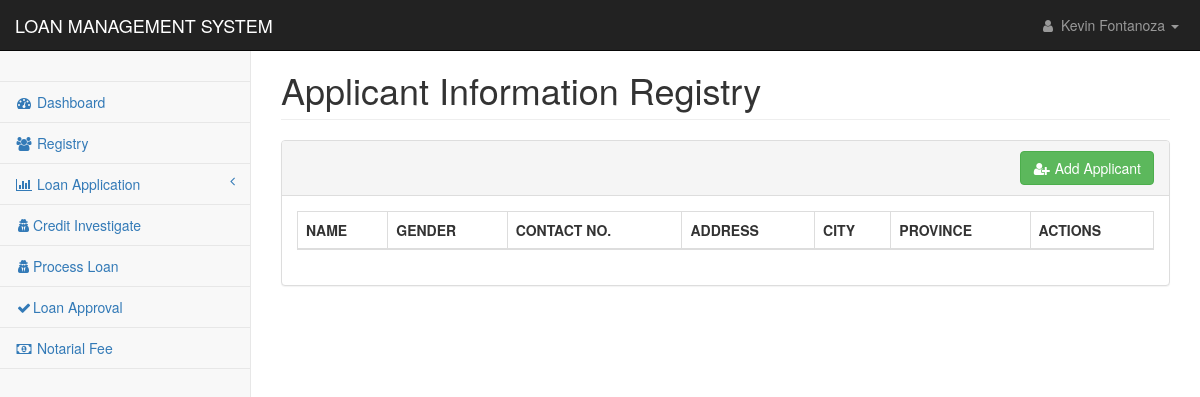
Page /pages/reg_applicant.php (signed in) on the earlier database version.
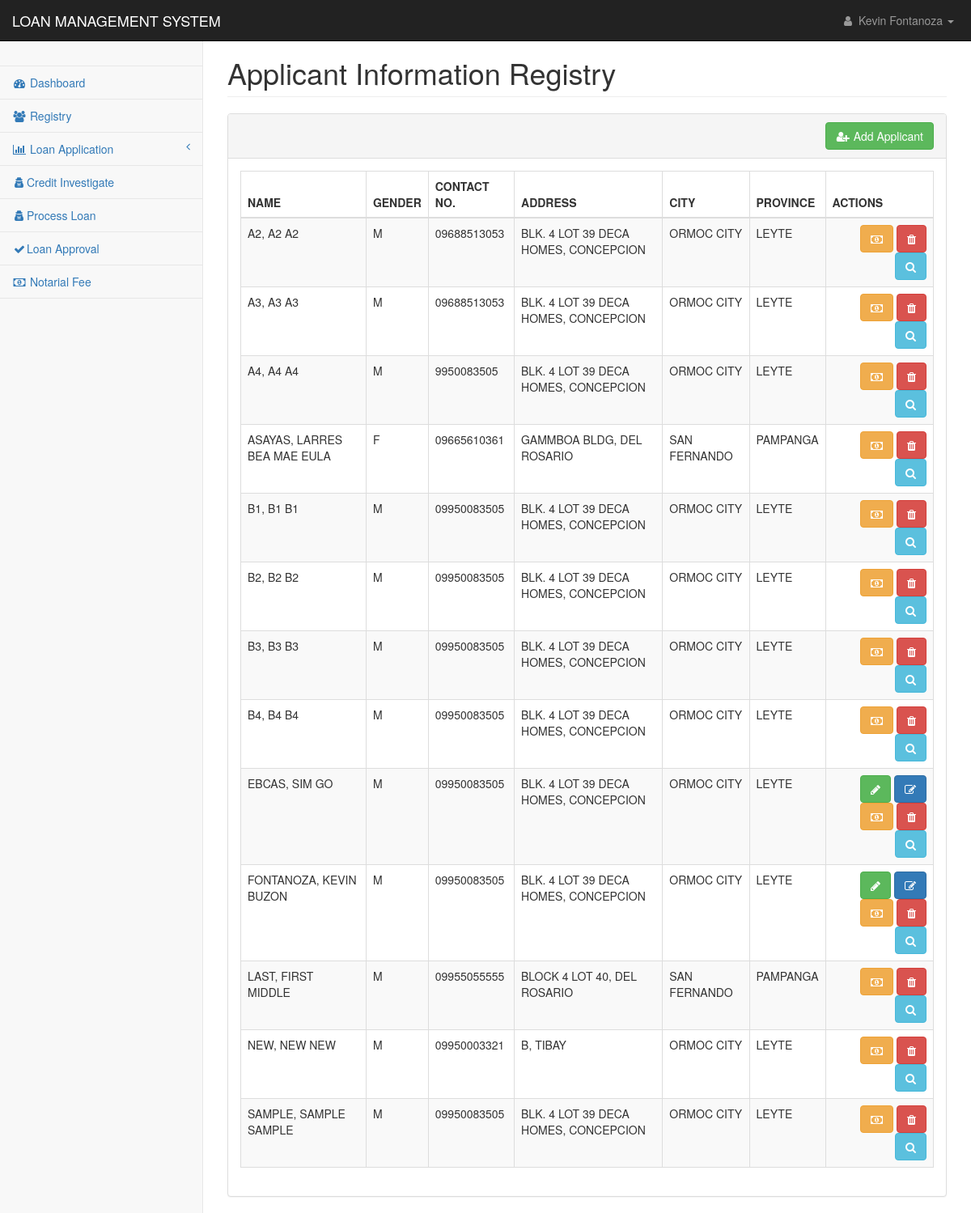
Same page on the later database version.
### tables this page shows
CREATE TABLE `clients` (
  `client_id` int(11) NOT NULL,
  `first_name` text NOT NULL,
  `middle_name` text NOT NULL,
  `last_name` text NOT NULL,
  `suffix` varchar(20) NOT NULL,
  `gender` varchar(7) NOT NULL,
  `dob` date NOT NULL,
  `pob` text NOT NULL,
  `mobile` text NOT NULL,
  `street` text NOT NULL,
  `brgy` text NOT NULL,
  `city` text NOT NULL,
  `province` text NOT NULL,
  `zipcode` int(11) NOT NULL,
  `res_status` text NOT NULL,
  `yrs_res` int(11) NOT NULL,
  `status` int(11) NOT NULL,
  `date_encoded` datetime NOT NULL DEFAULT current_timestamp()
);

### pages/mvc/controller/class-autoload.cont.php (called while the page is built, shortened)
<?php
function myAutoLoader($className){
    $url = $_SERVER['HTTP_HOST'].$_SERVER['REQUEST_URI'];
    if(strpos($url, 'controller') !== false){
        $path = "../model/";
    }else{
        $path = "mvc/model/";
    }
    $extension = ".mod.php";
    $fullPath = $path . $className . $extension;
}

### pages/mvc/model/dbcon.mod.php (called while the page is built)
<?php
Class DbCon {
	Private $host = "localhost";
	Private $user = "root";
	Private $pwd = "";
	Private $dbName = "amigo";
	Protected function connect(){
		$dsn = 'mysql:host=' . $this->host . ';dbname=' . $this->dbName;
		$pdo = new PDO($dsn, $this->user, $this->pwd);
		$pdo->setAttribute(PDO::ATTR_DEFAULT_FETCH_MODE, PDO::FETCH_ASSOC);
		return $pdo;
    }
}

### pages/mvc/model/loan.mod.php (called while the page is built, shortened)
<?php
class Loan extends DbCon {
    private $clientID;
    public $contractNo;
    public function __construct(String $id){
        $sql = "SELECT e_status, other_source, monthly_salary FROM applicants_work WHERE applicant_code= ?";
        $stmt = $this->connect()->prepare($sql);
        $stmt->execute([$id]);
        $result = $stmt->fetch();
        $this->clientID = $id;
        $this->incomeSourceFlag = $result['other_source']??null;
        $this->monthlyNetSal = $result['monthly_salary']??null;
        if($this->incomeSourceFlag > 0 ){
            $this->clientSukli = Statics::$ATWOAFOURSUKLI;
            $this->incomeEarning = 'Multiple';
        }else{
            $this->clientSukli = Statics::$AONEATHREESUKLI;
        }
        $this->getBorrowingCount();
        $this->getBorrowingCount();
        $this->getBorrowingSum();
        $this->getSukli();
        $this->getBorrowCount();
        $this->getRenewalBasesInfo();
        $this->getOutstandingBalance();
        $this->getNotarialFee();
    }
    public function getSukli(){
        $sql = "SELECT SUM(monthly_amortization) FROM loan_applications WHERE paid=0 AND client_id=?";
        $stmt = $this->connect()->prepare($sql);
        $stmt->execute([$this->clientID]);
        $result = $stmt->fetchColumn();
    }
    public function getBorrowingCount(){
        $sql = "SELECT COUNT(client_id) FROM loan_applications WHERE paid=1 AND client_id=?";
        $stmt = $this->connect()->prepare($sql);
        $stmt->execute([$this->clientID]);
        $result = $stmt->fetchColumn();
    }
    public function getBorrowCount(){
        $sql = "SELECT COUNT(client_id) FROM loan_applications WHERE client_id=?";
        $stmt = $this->connect()->prepare($sql);
        $stmt->execute([$this->clientID]);
        $result = $stmt->fetchColumn();
    }
    public function getBorrowingSum(){
        $sql = "SELECT SUM(monthly_amortization) FROM loan_applications WHERE paid=0 AND client_id=?";
        $stmt = $this->connect()->prepare($sql);
        $stmt->execute([$this->clientID]);
        $result = $stmt->fetchColumn();
    }
    public function getNotarialFee(){
        $sql = "SELECT notarial_fee FROM fees WHERE notarial_id = ?";
        $stmt = $this->connect()->prepare($sql);
        $stmt->execute([1]);
    }
    public function getRenewalBasesInfo(){
        $sql = "SELECT contract_no, loan_amount FROM loan_applications WHERE paid=0 AND client_id = ?";
        $stmt = $this->connect()->prepare($sql);
        $stmt->execute([$this->clientID]);
        $result = $stmt->fetch();
        $this->contractNo = $result['contract_no']??null;
        $this->recLoanAmount = $result['loan_amount']??null;
    }
    public function getOutstandingBalance(){
        $sql = "SELECT SUM(amount) FROM payments WHERE contract_no = ?";
        $stmt = $this->connect()->prepare($sql);
        $stmt->execute([$this->contractNo]);
        $result = $stmt->fetchColumn();
    }
}

### pages/reg_applicant.php (the view, shortened to what the rows shown need)
<?php
include('../config/conn.php');
include 'mvc/controller/class-autoload.cont.php';
?>
<!DOCTYPE html>
<html lang="en">
    <head>
        <link href="../css/bootstrap.min.css" rel="stylesheet">
        <link href="../css/metisMenu.min.css" rel="stylesheet">
        <link href="../css/dataTables/dataTables.bootstrap.css" rel="stylesheet">
        <link href="../css/dataTables/dataTables.responsive.css" rel="stylesheet">
        <link href="../css/startmin.css" rel="stylesheet">
        <link href="../css/font-awesome.min.css" rel="stylesheet" type="text/css">
    </head>
    <body>
        <div id="wrapper">
            <div id="page-wrapper">
                <div class="container-fluid">
                    <div class="row">
                        <div class="col-lg-12">
                            <h1 class="page-header">Applicant Information Registry</h1>
                        </div>
                    </div>
                    <div class="row">
                        <div class="col-lg-12">
                            <div class="panel panel-default">
                                <div class="panel-body">
                                    <div class="table-responsive">
                                        <table class="table table-striped table-bordered table-hover" id="dataTables-example">
                                            <thead>
                                                <tr>
                                                    <th>NAME</th>
                                                    <th>GENDER</th>
                                                    <th>CONTACT NO.</th>
                                                    <th>ADDRESS</th>
                                                    <th>CITY</th>
                                                    <th>PROVINCE</th>
                                                    <th>ACTIONS</th>
                                                </tr>
                                            </thead>
                                            <tbody>
                                                <?php
                                                    $sql ="SELECT * FROM clients ORDER BY last_name ASC";
                                                    $res = mysqli_query($con,$sql);
                                                        if(mysqli_num_rows($res) > 0){
                                                            while($row = mysqli_fetch_assoc($res)) {
                                                                $cid = $row['client_id'];
                                                                $loan = new Loan($cid);
                                                                ?><tr class="odd gradeX">
                                                                    <td><?php echo $row['last_name'].', '.$row['first_name'].' '.$row['suffix'].' '.$row['middle_name'];?></td>
                                                                    <td><?php echo $row['gender'];?></td>
                                                                    <td><?php echo $row['mobile'];?></td>
                                                                    <td><?php echo $row['street'].', '.$row['brgy'];?></td>
                                                                    <td><?php echo $row['city'];?></td>
                                                                    <td><?php echo $row['province'];?></td>
                                                                    <td style="text-align:right">
                                                                        <div class="tooltip-demo">
                                                                            <?php
                                                                            $continue = "SELECT * FROM client_info where client_id = '$cid'";
                                                                            $cres = mysqli_query($con,$continue);
                                                                            $continue2 = "SELECT * FROM employer where client_id = '$cid'";
                                                                            $cres2 = mysqli_query($con,$continue2);
                                                                            if(mysqli_num_rows($cres) == 0){
                                                                            ?>
                                                                            <a href="reg_applicant_exists.php?id=<?php echo $cid?>">
                                                                                <button type="button" class="btn btn-success" data-toggle="tooltip" data-placement="top" title="Continue Family">
                                                                                    <i class="fa fa-pencil" aria-hidden="true"></i>
                                                                                </button>
                                                                            </a><?php
                                                                                }
                                                                             if(mysqli_num_rows($cres2) == 0){
                                                                                ?>
                                                                            <a href="reg_applicant_employment_cont.php?id=<?php echo $cid?>">
                                                                                <button type="button" class="btn btn-primary" data-toggle="tooltip" data-placement="top" title="Continue Employment">
                                                                                    <i class="fa fa-pencil-square-o" aria-hidden="true"></i>
                                                                                </button>
                                                                            </a><?php
                                                                             }
                                                                             ?>
                                                                            <?php
                                                                                if($loan->borrowingCount == 0){
                                                                            ?>
                                                                            <a href="loan_application_1.php?id=<?php echo $cid;?>">
                                                                                <button type="button" class="btn btn-warning" data-toggle="tooltip" data-placement="top" title="New Loan Application">
                                                                                    <i class="fa fa-money" aria-hidden="true"></i>
                                                                                </button>
                                                                            </a>
                                                                            <?php }?>
                                                                            <a href="reg_applicant_delete.php?id=<?php echo $cid;?>" onclick="return confirmDelete()">
                                                                                <button type="button" class="btn btn-danger" data-toggle="tooltip" data-placement="top" title="Delete">
                                                                                    <i class="fa fa-trash" aria-hidden="true"></i>
                                                                                </button>
                                                                            </a>
                                                                            <a href="reg_applicant_view.php?id=<?php echo $cid;?>">
                                                                                <button type="button" class="btn btn-info" data-toggle="tooltip" data-placement="top" title="View">
                                                                                    <i class="fa fa-search" aria-hidden="true"></i>
                                                                                </button>
                                                                            </a>
                                                                        </div>
                                                                    </td>
                                                                </tr><?php
                                                            }
                                                        }
                                                ?>
                                            </tbody>
                                        </table>
                                    </div>
                                </div>
                            </div>
                        </div>
                    </div>
                </div>
            </div>
        </div>
    </body>
</html>

Differences in the rows shown:
added clients: last_name "A2", first_name "A2", middle_name "A2", gender "M", mobile "09688513053", street "BLK. 4 LOT 39 DECA HOMES", brgy "CONCEPCION", city "ORMOC CITY", province "LEYTE"
added clients: last_name "A3", first_name "A3", middle_name "A3", gender "M", mobile "09688513053", street "BLK. 4 LOT 39 DECA HOMES", brgy "CONCEPCION", city "ORMOC CITY", province "LEYTE"
added clients: last_name "A4", first_name "A4", middle_name "A4", gender "M", mobile "9950083505", street "BLK. 4 LOT 39 DECA HOMES", brgy "CONCEPCION", city "ORMOC CITY", province "LEYTE"
added clients: last_name "ASAYAS", first_name "LARRES BEA MAE", middle_name "EULA", gender "F", mobile "09665610361", street "GAMMBOA BLDG", brgy "DEL ROSARIO", city "SAN FERNANDO", province "PAMPANGA"
added clients: last_name "B1", first_name "B1", middle_name "B1", gender "M", mobile "09950083505", street "BLK. 4 LOT 39 DECA HOMES", brgy "CONCEPCION", city "ORMOC CITY", province "LEYTE"
added clients: last_name "B2", first_name "B2", middle_name "B2", gender "M", mobile "09950083505", street "BLK. 4 LOT 39 DECA HOMES", brgy "CONCEPCION", city "ORMOC CITY", province "LEYTE"
added clients: last_name "B3", first_name "B3", middle_name "B3", gender "M", mobile "09950083505", street "BLK. 4 LOT 39 DECA HOMES", brgy "CONCEPCION", city "ORMOC CITY", province "LEYTE"
added clients: last_name "B4", first_name "B4", middle_name "B4", gender "M", mobile "09950083505", street "BLK. 4 LOT 39 DECA HOMES", brgy "CONCEPCION", city "ORMOC CITY", province "LEYTE"
added clients: last_name "EBCAS", first_name "SIM", middle_name "GO", gender "M", mobile "09950083505", street "BLK. 4 LOT 39 DECA HOMES", brgy "CONCEPCION", city "ORMOC CITY", province "LEYTE"
added clients: last_name "FONTANOZA", first_name "KEVIN", middle_name "BUZON", gender "M", mobile "09950083505", street "BLK. 4 LOT 39 DECA HOMES", brgy "CONCEPCION", city "ORMOC CITY", province "LEYTE"
added clients: last_name "LAST", first_name "FIRST", middle_name "MIDDLE", gender "M", mobile "09955055555", street "BLOCK 4 LOT 40", brgy "DEL ROSARIO", city "SAN FERNANDO", province "PAMPANGA"
added clients: last_name "NEW", first_name "NEW", middle_name "NEW", gender "M", mobile "09950003321", street "B", brgy "TIBAY", city "ORMOC CITY", province "LEYTE"
added clients: last_name "SAMPLE", first_name "SAMPLE", middle_name "SAMPLE", gender "M", mobile "09950083505", street "BLK. 4 LOT 39 DECA HOMES", brgy "CONCEPCION", city "ORMOC CITY", province "LEYTE"
